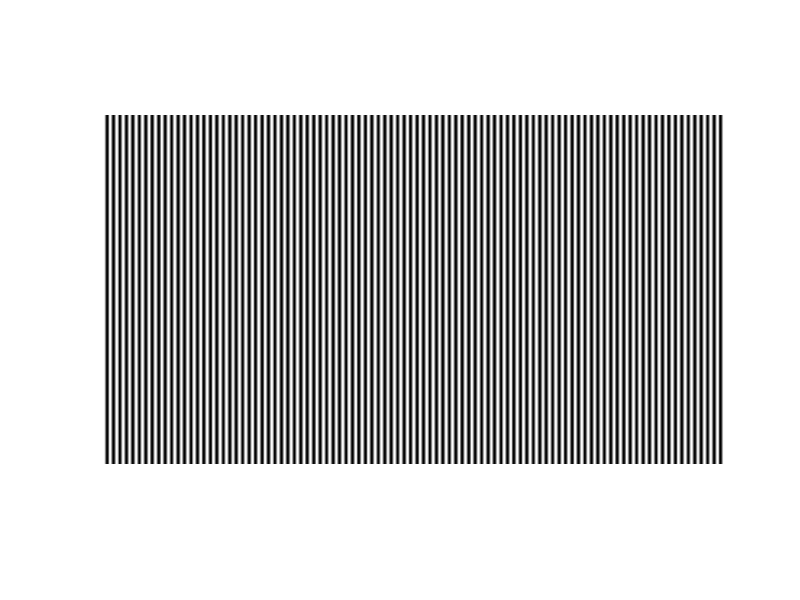
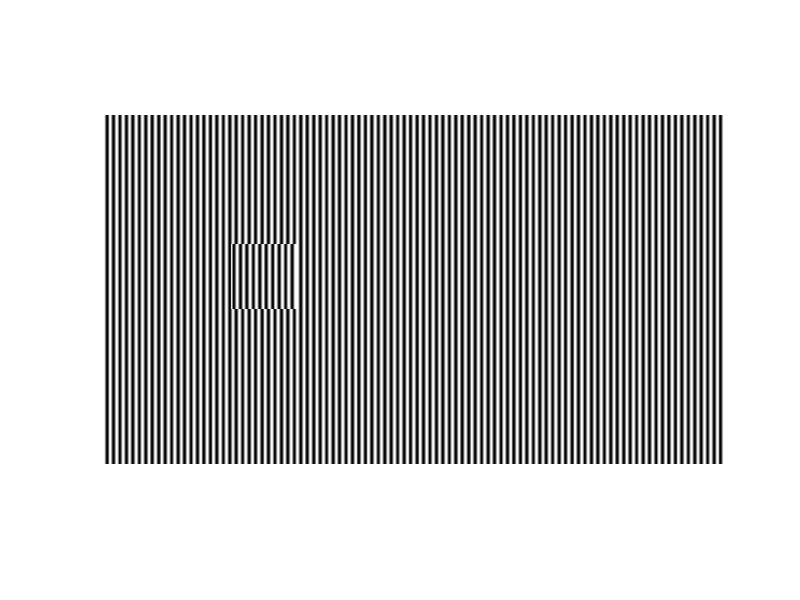

Write the MATLAB code that produced these figures, in order.
% generateTestPair
% Generates a fringe pattern and a distorted fringe pattern to test an
% implementation of FTP

% set the test you want to generate
im_test = 1;

refim = 1:(1920/96);
refim = 0.5 + 0.5 * cos(2*pi*(refim/1920)*96);
refim = repmat(refim,1080,96);

figure;
imshow(refim)

switch im_test
    case 1
        dataim = refim;
        shift = dataim(400:600,400:600);
        for i=1:7
            dataim(400:600,(400-i):(600-i)) = shift;
        end
        
    case 2
        dataim = refim;
        for i=1:12
            dataim((400+30*i):(429+30*i),400:800) = dataim((400+30*i):(429+30*i),(400+i):(800+i));
        end
        
    case 3
        L = 300;
        p = 1;
        D = 50;
        dataim = refim;
%         x = linspace(1,1920);
%         y = linspace(1,1080);
        [X,Y] = meshgrid(1:1920,1:1080);
        z = sin(10*(X+Y)/1000);
        phi = (2*pi*D*z/p).*(z-L).^-1;
        dataim = .5+.5*cos(2*pi*(X/1920)*96 + phi);
        
        
end

figure;
imshow(dataim)

imwrite(dataim,'dataim.png')
imwrite(refim,'refim.png')